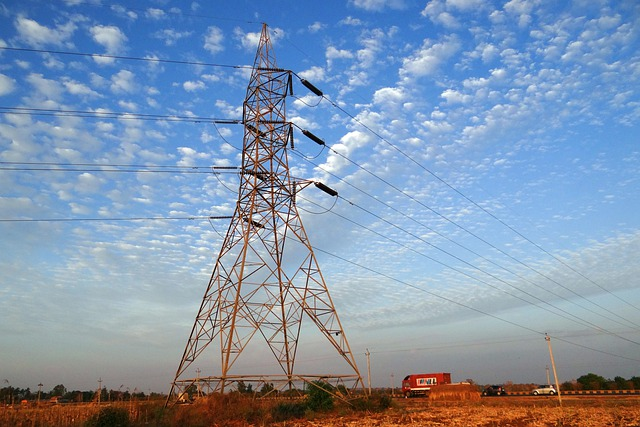
#> input picture a.jpg, 640 x 427 px, given in place of power.mp4, which was not available
$ python 'l&Tlineinsecpection.py'
#> lines starting #> are read from the running program, lines starting #| are printed output that depends on the picture; after the words box and inside, x2 and y2 are one past the last pixel; in counts of white or black regions, pixels touching at a corner belong together; pictures that were not available may be replaced by others from this repository, and a replacement may not be noted
#> the answer given: 1

#{install all the following required pkg
#pip install opencv-python
#pip install PyAudio
#pip install pyttsx3
#pip install numpy}
## or ##
#{use run this python code pkginstaller.py}
import cv2
import pyttsx3
import numpy as np

def video(cap):
    while True:
        # Read a frame from the video
        ret, frame = cap.read()
#> frame is the input picture: shape (427, 640, 3); mean B, G, R 175.1, 149.9, 130.2

        # If the frame was read correctly
        if ret:
            # Convert the frame to grayscale
            gray = cv2.cvtColor(frame, cv2.COLOR_BGR2GRAY)
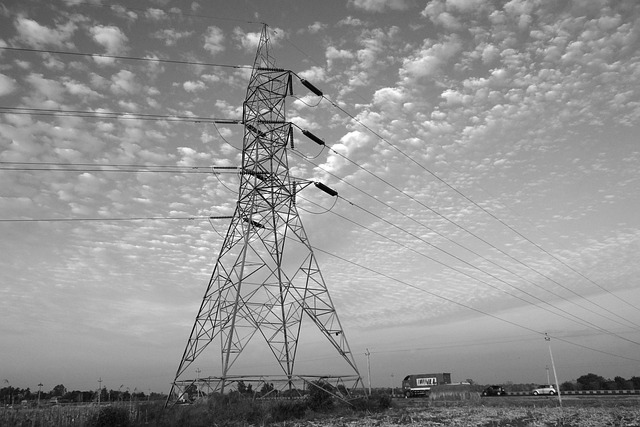
#> gray: shape (427, 640); min 0, max 255, mean 146.9

            # Apply a Gaussian blur to reduce noise and avoid false detections
            blur = cv2.GaussianBlur(gray, (5, 5), 0)

            # Detect edges using the Canny edge detector
            edges = cv2.Canny(blur, 50, 250)
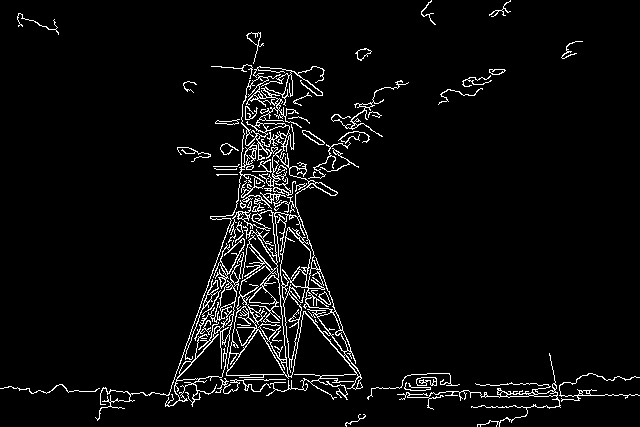
#> edges: shape (427, 640); 4.5% white in thin lines or dots

            # Define a region of interest (ROI) where power lines are likely to be present
            mask = np.zeros_like(edges)
            height, width = mask.shape
#> height = 427; width = 640
            roi = np.array([[(0, height), (0, height//2), (width, height//2), (width, height)]], dtype=np.int32)
            cv2.fillPoly(mask, roi, 255)
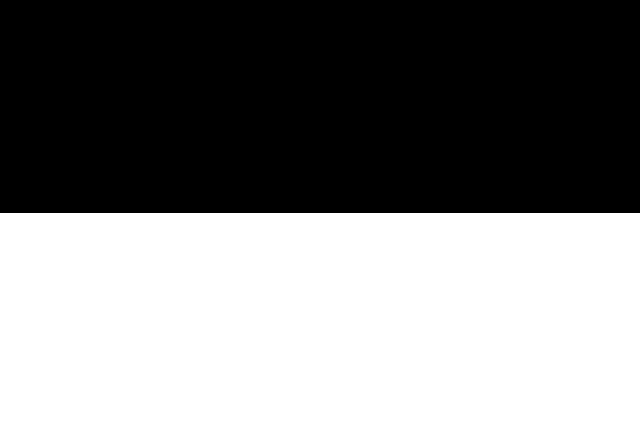
#> mask: shape (427, 640); 50.1% white; 1 black region, box (x1, y1, x2, y2) and area: (0, 0, 640, 213) 136320
            masked_edges = cv2.bitwise_and(edges, mask)
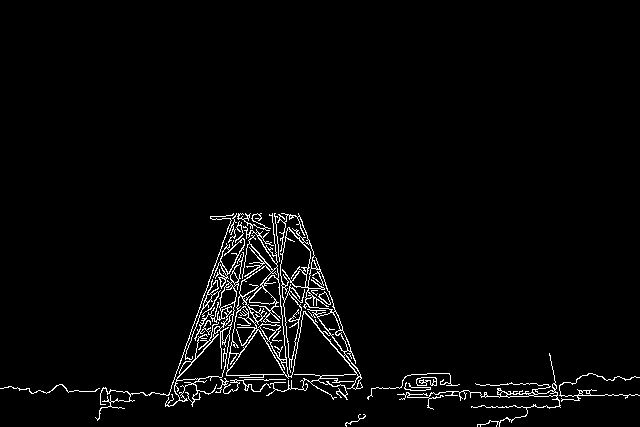
#> masked_edges: shape (427, 640); 2.8% white in thin lines or dots, all inside (x1, y1, x2, y2) = (0, 213, 640, 427)

            # Detect lines using the Hough transform
            lines = cv2.HoughLinesP(masked_edges, 1, np.pi/180, 100, minLineLength=100, maxLineGap=50)
#> lines = 16 rows, first 6: [30, 392, 575, 383], [173, 380, 627, 396], [224, 216, 371, 391], [327, 393, 625, 398], [173, 381, 627, 397], [298, 213, 368, 396]

            # Draw the detected lines on the original frame
            if lines is not None:
                for line in lines:
                    x1, y1, x2, y2 = line[0]
                    cv2.line(frame, (x1, y1), (x2, y2), (0, 255, 0), 3)
#> this loop made 16 passes
#> (x1, y1, x2, y2) on passes 1 to 12: (30, 392, 575, 383), (173, 380, 627, 396), (224, 216, 371, 391), (327, 393, 625, 398), (173, 381, 627, 397), (298, 213, 368, 396), (222, 384, 249, 214), (274, 213, 291, 381), (101, 392, 430, 387), (176, 373, 450, 377), (167, 405, 234, 220), (167, 395, 233, 213)
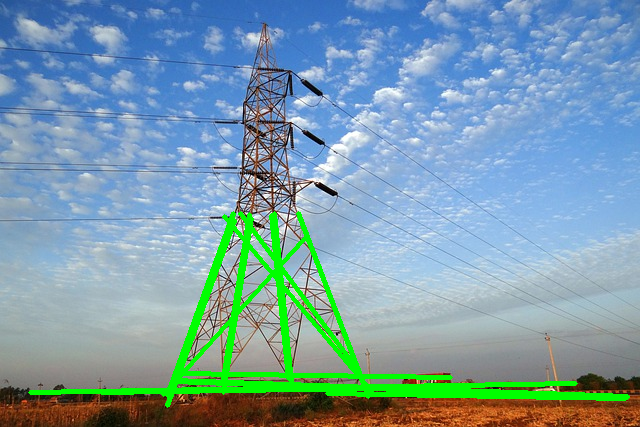
#> frame: shape (427, 640, 3); 5.44% of pixels changed, all inside (x1, y1, x2, y2) = (28, 211, 630, 408)

            # Show the result
            cv2.imshow('Power Line Detection', frame)

            # Exit if the 'q' key is pressed
            if cv2.waitKey(1) & 0xFF == ord('q'):
#> (key q is pressed here)
                break
        else:
            break

    # Release resources
    cap.release()
    cv2.destroyAllWindows()
def speak(audio):
    engine = pyttsx3.init()
    voices = engine.getProperty('voices')
    engine.setProperty('voice', voices[1].id)
    engine.say(audio)
    engine.runAndWait()
while True:
    speak("enter the type of input")
#> (the run stopped early here; a loop or call above may not have finished)
